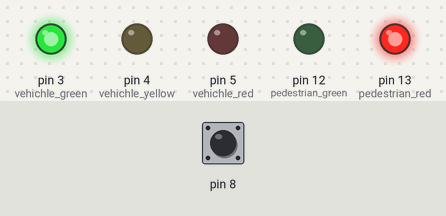
The sketch below on a simulated Arduino Uno, built with avr-gcc and run on an emulated ATmega328P. Shown: output pins drawn as LEDs (lit = HIGH). Dashed ring = blinking. The inputs (shaded band) are chosen by the test bench; at power-on: pin 8 LOW.

Above: at 1.2 s.
1.3 s: pin 8 pulsed HIGH 2 times (0.12 s each, 0.3 s apart)
At 4.8 s:
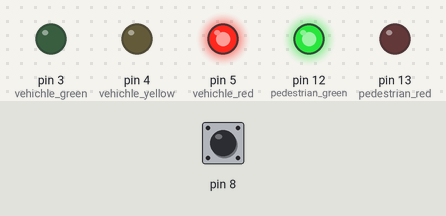
4.9 s: pin 8 driven HIGH
At 5.5 s:
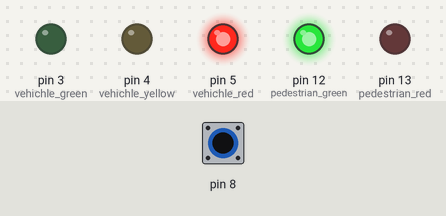
6.4 s: pin 8 driven LOW
At 7.59 s:
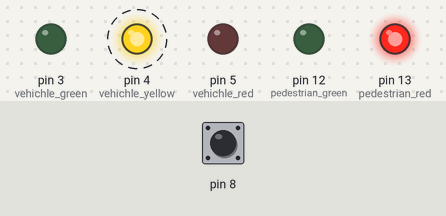
Timing chart, 0 to 10.2 s (numbered marks = the images above; inputs shaded):
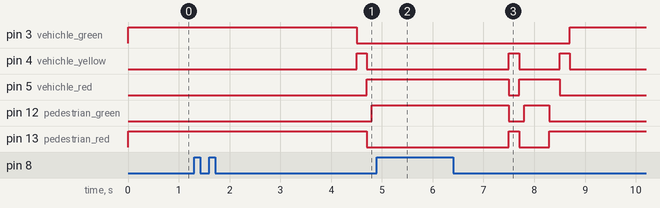

The sketch:

TrafficLight_FullSequence.ino
```cpp
// max - 4,294,967,295 - https://www.arduino.cc/reference/en/language/variables/data-types/unsignedlong/
unsigned long ped_timer_start = 0;

// flags to detect if pedestrian switch is pressed
bool ped_start_task = false, ped_run_task = false;
bool first_flag = true;
bool wait_and_on = false;

#define pedestrian_red 13
#define pedestrian_green 12

#define vehichle_red 5
#define vehichle_yellow 4
#define vehichle_green 3

void setup()
{

  //PIN Configuration
  pinMode(8, INPUT);
  pinMode(pedestrian_red, OUTPUT);
  pinMode(pedestrian_green, OUTPUT);
  pinMode(vehichle_red, OUTPUT);
  pinMode(vehichle_yellow, OUTPUT);
  pinMode(vehichle_green, OUTPUT);
}

void loop()
{
  //Read Pedestrian Switch
  ped_start_task = digitalRead(8) == 1 ? true: false;

  //Flag for first run, sequence flag, minimum delay for switch
  if(ped_start_task || ped_run_task || wait_and_on)
  {
    if ( (ped_start_task) || ( wait_and_on) )
    {
      if(((millis() - ped_timer_start) >= 3000) || (first_flag))
      {
         ped_run_task = true;
         ped_timer_start = millis();
         first_flag = false;
        wait_and_on = false;
        ped_start_task = false;
       }
       else
       {
         wait_and_on = true;
       }
    }
    else //sequence flag
    {
     if((millis() - ped_timer_start) >= 1400)
      {
        ped_run_task = false;
        ped_start_task = false;
        //ped_timer_start = 0;
      }
       else if((millis() - ped_timer_start) >= 1200)
      {
        digitalWrite(vehichle_green, LOW);
        digitalWrite(vehichle_red, LOW);
        digitalWrite(pedestrian_green, LOW);
        digitalWrite(vehichle_yellow, HIGH);
        digitalWrite(pedestrian_red, HIGH);
       }
      else if((millis() - ped_timer_start) >= 1000)
      {
        digitalWrite(vehichle_green, LOW);
        digitalWrite(vehichle_yellow, LOW);
        digitalWrite(pedestrian_green, LOW);
        digitalWrite(pedestrian_red, HIGH);
        digitalWrite(vehichle_red, HIGH);
       }
       else if((millis() - ped_timer_start) >= 500)
      {
        digitalWrite(vehichle_green, LOW);
        digitalWrite(vehichle_yellow, LOW);
        digitalWrite(pedestrian_red, LOW);
        digitalWrite(vehichle_red, HIGH);
        digitalWrite(pedestrian_green, HIGH);
       }
       else if((millis() - ped_timer_start) >= 400)
      {
        digitalWrite(vehichle_green, LOW);
        digitalWrite(vehichle_yellow, LOW);
        digitalWrite(pedestrian_red, LOW);
        digitalWrite(pedestrian_green, LOW);
        digitalWrite(vehichle_red, HIGH);
      }
      else if((millis() - ped_timer_start) >= 200 )
      {
        digitalWrite(vehichle_red, LOW);
        digitalWrite(pedestrian_green, LOW);
        digitalWrite(vehichle_green, LOW);
        digitalWrite(pedestrian_red, HIGH);
        digitalWrite(vehichle_yellow, HIGH);
      }

    }
  }
  else //default flow of traffic
  {
    digitalWrite(vehichle_yellow, LOW);
    digitalWrite(vehichle_red, LOW);
    digitalWrite(pedestrian_green, LOW);
    digitalWrite(pedestrian_red, HIGH);
    digitalWrite(vehichle_green, HIGH);
  }
}
```

Measured:
- after the input at 1.3 s, pin 3 (vehichle_green): HIGH → LOW after 3.2 s; pin 4 (vehichle_yellow): LOW → HIGH after 3.2 s, → LOW 0.20 s later; pin 5 (vehichle_red): LOW → HIGH after 3.4 s; pin 12 (pedestrian_green): LOW → HIGH after 3.5 s; pin 13 (pedestrian_red): HIGH → LOW after 3.4 s
- after the input at 4.9 s, pin 3 (vehichle_green): stays LOW (without the input it goes to HIGH after 0.80 s); pin 4 (vehichle_yellow): stays LOW (without the input it goes to HIGH after 0.60 s)
- after the input at 6.4 s, pin 3 (vehichle_green): LOW → HIGH after 2.3 s; pin 4 (vehichle_yellow): alternates HIGH for 0.20 s and LOW for 0.80 s, 4 changes in all, then stays LOW, starting after 1.1 s
